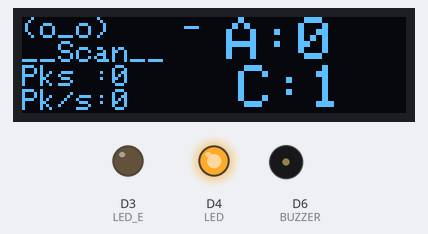
Bench run of a sketch on a simulated ESP8266 (NodeMCU). Parts: 128×32 one-colour display, output pins drawn as LEDs (lit = HIGH), buzzer (waves = sounding, pin HIGH). The display library's start-up logo is not drawn; what the sketch prints to the serial monitor is not drawn.

Above: at 1.8 s.
At 6.6 s:
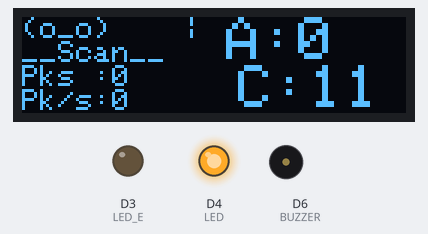
At 11.1 s:
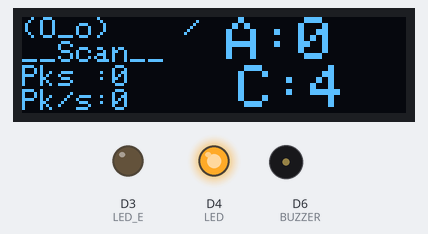
At 20.3 s:
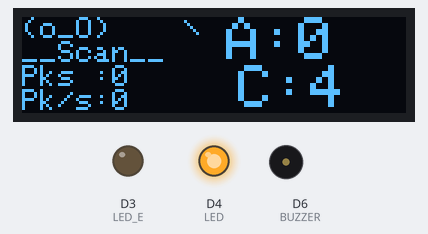
At 29.6 s:
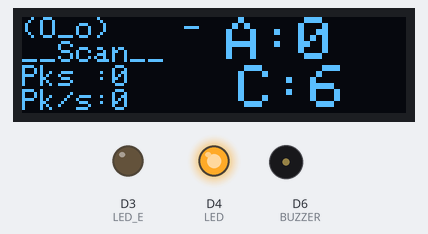
At 39.1 s:
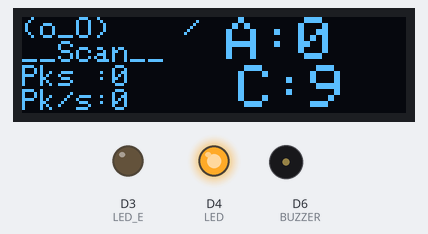

The sketch:

deauth_detector_buzzer_display_extLED.ino
```cpp
// (licence header left out)
// include necessary libraries
#include <ESP8266WiFi.h>

#include <SPI.h>
#include <Wire.h>
#include <Adafruit_GFX.h>
#include <Adafruit_SSD1306.h>


// include ESP8266 Non-OS SDK functions
extern "C" {
#include "user_interface.h"
}

// ===== SETTINGS ===== //
#define LED 2              /* LED pin (2=built-in LED) */
#define LED_E D3 //D3 to 0 s D4 to GPIO2 //D0 lub 16           /* External LED pin */

#define BUZZER D6 //D7 na nodeMCU          /* Buzzer pin */
#define SPEED 1.5          /* Song speed, the bigger the number the slower the song */

#define LED_INVERT true    /* Invert HIGH/LOW for LED */
#define LED_E_INVERT false    /* Invert HIGH/LOW for LED */
#define SERIAL_BAUD 115200 /* Baudrate for serial communication */
#define CH_TIME 140        /* Scan time (in ms) per channel */
#define PKT_RATE 5         /* Min. packets before it gets recognized as an attack */
#define PKT_TIME 1         /* Min. interval (CH_TIME*CH_RANGE) before it gets recognized as an attack */


#define SCREEN_WIDTH 128 // OLED display width, in pixels
#define SCREEN_HEIGHT 32 // OLED display height, in pixels

// Declaration for an SSD1306 display connected to I2C (SDA, SCL pins)
// The pins for I2C are defined by the Wire-library.
// On an arduino UNO:       A4(SDA), A5(SCL)
// On an arduino MEGA 2560: 20(SDA), 21(SCL)
// On an arduino LEONARDO:   2(SDA),  3(SCL), ...
#define OLED_RESET     LED_BUILTIN // Reset pin # (or -1 if sharing Arduino reset pin)

//#define OLED_RESET     -1 // Reset pin # (or -1 if sharing Arduino reset pin)
#define SCREEN_ADDRESS 0x3C ///< See datasheet for Address; 0x3D for 128x64, 0x3C for 128x32
Adafruit_SSD1306 display(SCREEN_WIDTH, SCREEN_HEIGHT, &Wire, OLED_RESET);

// Channels to scan on (US=1-11, EU=1-13, JAP=1-14)
const short channels[] = { 1,2,3,4,5,6,7,8,9,10,11,12,13/*,14*/ };
const String spin = "-\\|/";


// ===== Runtime variables ===== //
int ch_index { 0 };               // Current index of channel array
int packet_rate { 0 };            // Deauth packet counter (resets with each update)
int attack_counter { 0 };         // Attack counter
unsigned long update_time { 0 };  // Last update time
unsigned long update_time_display { 0 };  // Last update for display
unsigned long ch_time { 0 };      // Last channel hop time

unsigned long total_attack_counter { 0 }; //Total attacks counter
bool led_ext_blink { false };

bool ATTACK { false }; //
int cc2 { 0 };                    // Another counter
int cc3 { 0 };                    // Another counter
int packets_count { 0 };          // Last Deauth packets counts

unsigned long song_time { 0 };    // Last song update
bool song_playing { false };      // If a song is currently playing
int note_index { 0 };             // Index of note that is currently playing
int note_time { 0 };              // The amount of time (ms) a note is played

// ===== Notes ===== //
// Borrowed with <3 from here: https://github.com/xitangg/-Pirates-of-the-Caribbean-Theme-Song
#define NOTE_C4  262
#define NOTE_D4  294
#define NOTE_E4  330
#define NOTE_F4  349
#define NOTE_G4  392
#define NOTE_A4  440
#define NOTE_B4  494
#define NOTE_C5  523
#define NOTE_D5  587
#define NOTE_E5  659
#define NOTE_F5  698
#define NOTE_G5  784
#define NOTE_A5  880
#define NOTE_B5  988

int notes[] {
   NOTE_E4, NOTE_G4, NOTE_A4, NOTE_A4, 0,
   NOTE_A4, NOTE_B4, NOTE_C5, NOTE_C5, 0,
   NOTE_C5, NOTE_D5, NOTE_B4, NOTE_B4, 0,
   NOTE_A4, NOTE_G4, NOTE_A4, 0,

   NOTE_E4, NOTE_G4, NOTE_A4, NOTE_A4, 0,
   NOTE_A4, NOTE_B4, NOTE_C5, NOTE_C5, 0,
   NOTE_C5, NOTE_D5, NOTE_B4, NOTE_B4, 0,
   NOTE_A4, NOTE_G4, NOTE_A4, 0,

   NOTE_E4, NOTE_G4, NOTE_A4, NOTE_A4, 0,
   NOTE_A4, NOTE_C5, NOTE_D5, NOTE_D5, 0,
   NOTE_D5, NOTE_E5, NOTE_F5, NOTE_F5, 0,
   NOTE_E5, NOTE_D5, NOTE_E5, NOTE_A4, 0,

   NOTE_A4, NOTE_B4, NOTE_C5, NOTE_C5, 0,
   NOTE_D5, NOTE_E5, NOTE_A4, 0,
   NOTE_A4, NOTE_C5, NOTE_B4, NOTE_B4, 0,
   NOTE_C5, NOTE_A4, NOTE_B4, 0,

   NOTE_A4, NOTE_A4,
   //Repeat of first part
   NOTE_A4, NOTE_B4, NOTE_C5, NOTE_C5, 0,
   NOTE_C5, NOTE_D5, NOTE_B4, NOTE_B4, 0,
   NOTE_A4, NOTE_G4, NOTE_A4, 0,

   NOTE_E4, NOTE_G4, NOTE_A4, NOTE_A4, 0,
   NOTE_A4, NOTE_B4, NOTE_C5, NOTE_C5, 0,
   NOTE_C5, NOTE_D5, NOTE_B4, NOTE_B4, 0,
   NOTE_A4, NOTE_G4, NOTE_A4, 0,

   NOTE_E4, NOTE_G4, NOTE_A4, NOTE_A4, 0,
   NOTE_A4, NOTE_C5, NOTE_D5, NOTE_D5, 0,
   NOTE_D5, NOTE_E5, NOTE_F5, NOTE_F5, 0,
   NOTE_E5, NOTE_D5, NOTE_E5, NOTE_A4, 0,

   NOTE_A4, NOTE_B4, NOTE_C5, NOTE_C5, 0,
   NOTE_D5, NOTE_E5, NOTE_A4, 0,
   NOTE_A4, NOTE_C5, NOTE_B4, NOTE_B4, 0,
   NOTE_C5, NOTE_A4, NOTE_B4, 0,
   //End of Repeat

   NOTE_E5, 0, 0, NOTE_F5, 0, 0,
   NOTE_E5, NOTE_E5, 0, NOTE_G5, 0, NOTE_E5, NOTE_D5, 0, 0,
   NOTE_D5, 0, 0, NOTE_C5, 0, 0,
   NOTE_B4, NOTE_C5, 0, NOTE_B4, 0, NOTE_A4,

   NOTE_E5, 0, 0, NOTE_F5, 0, 0,
   NOTE_E5, NOTE_E5, 0, NOTE_G5, 0, NOTE_E5, NOTE_D5, 0, 0,
   NOTE_D5, 0, 0, NOTE_C5, 0, 0,
   NOTE_B4, NOTE_C5, 0, NOTE_B4, 0, NOTE_A4
};

int duration[] {
  125, 125, 250, 125, 125,
  125, 125, 250, 125, 125,
  125, 125, 250, 125, 125,
  125, 125, 375, 125,

  125, 125, 250, 125, 125,
  125, 125, 250, 125, 125,
  125, 125, 250, 125, 125,
  125, 125, 375, 125,

  125, 125, 250, 125, 125,
  125, 125, 250, 125, 125,
  125, 125, 250, 125, 125,
  125, 125, 125, 250, 125,

  125, 125, 250, 125, 125,
  250, 125, 250, 125,
  125, 125, 250, 125, 125,
  125, 125, 375, 375,

  250, 125,
  //Rpeat of First Part
  125, 125, 250, 125, 125,
  125, 125, 250, 125, 125,
  125, 125, 375, 125,

  125, 125, 250, 125, 125,
  125, 125, 250, 125, 125,
  125, 125, 250, 125, 125,
  125, 125, 375, 125,

  125, 125, 250, 125, 125,
  125, 125, 250, 125, 125,
  125, 125, 250, 125, 125,
  125, 125, 125, 250, 125,

  125, 125, 250, 125, 125,
  250, 125, 250, 125,
  125, 125, 250, 125, 125,
  125, 125, 375, 375,
  //End of Repeat

  250, 125, 375, 250, 125, 375,
  125, 125, 125, 125, 125, 125, 125, 125, 375,
  250, 125, 375, 250, 125, 375,
  125, 125, 125, 125, 125, 500,

  250, 125, 375, 250, 125, 375,
  125, 125, 125, 125, 125, 125, 125, 125, 375,
  250, 125, 375, 250, 125, 375,
  125, 125, 125, 125, 125, 500
};


// ===== Sniffer function ===== //
void sniffer(uint8_t *buf, uint16_t len) {
  if (!buf || len < 28) return; // Drop packets without MAC header

  byte pkt_type = buf[12]; // second half of frame control field
  //byte* addr_a = &buf[16]; // first MAC address
  //byte* addr_b = &buf[22]; // second MAC address

  // If captured packet is a deauthentication or dissassociaten frame
  if (pkt_type == 0xA0 || pkt_type == 0xC0) {
    ++packet_rate;
  }
}

void display_string(String input){
  String msg;
  String msg2;

  short ch = channels[ch_index];

  if (ATTACK != true) {
    if (cc3 <= 10){msg = "(o_o)";}
    else if (10 < cc3 and cc3 <= 20){msg = "(O_o)";}
    else if (20 < cc3 and cc3 <= 30){msg = "(O_O)";}
    else if (30 < cc3 and cc3 <= 40){msg = "(o_O)";}
  }
  else{
    msg = "(^v^)";
  }

  msg = msg + "    " + String(spin[cc2]) + "\n";
  msg = msg + input + "\n";
  msg = msg + "Pks :" + String(packets_count)+"\n";
  msg = msg + "Pk/s:" + String(packet_rate)+"\n";
  msg2 = "A:" + String(total_attack_counter) + "\n      C:" + String(ch);
  display.setCursor(0,0);
  display.println(msg);
  display.setTextSize(2);
  display.setCursor(68,0);
  display.println(msg2);
  display.setTextSize(1);
  display.display();
  display.clearDisplay();
}

// ===== Attack detection functions ===== //
void attack_started() {
  song_playing = true;
  note_index = 0;
  note_time = duration[note_index] * SPEED;
  total_attack_counter++;

  digitalWrite(LED, !LED_INVERT); // turn LED on
  digitalWrite(LED_E, !LED_E_INVERT); // turn LED on
  ATTACK = true;
  packets_count = 0;
  Serial.println("ATTACK DETECTED");
}

void attack_stopped() {
  song_playing = false;
  noTone(BUZZER); // Stop playing

  digitalWrite(LED, LED_INVERT); // turn LED off
  digitalWrite(LED_E, LED_E_INVERT); // turn LED off
  ATTACK = false;
  Serial.println("ATTACK STOPPED");
}

// ===== Setup ===== //
void setup() {
  Serial.begin(SERIAL_BAUD); // Start serial communication

  pinMode(LED, OUTPUT); // Enable LED pin
  pinMode(LED_E, OUTPUT); // Enable LED_E pin
  digitalWrite(LED, LED_INVERT);
  digitalWrite(LED_E, LED_E_INVERT);

  pinMode(BUZZER, OUTPUT); // Init buzzer pin

  Serial.println();
  Serial.println("Init");

  // Wait for display
  delay(500);

  // SSD1306_SWITCHCAPVCC = generate display voltage from 3.3V internally
  if(!display.begin(SSD1306_SWITCHCAPVCC, SCREEN_ADDRESS)) {
    Serial.println(F("SSD1306 allocation failed"));
    for(;;); // Don't proceed, loop forever
  }

  WiFi.disconnect();                   // Disconnect from any saved or active WiFi connections
  wifi_set_opmode(STATION_MODE);       // Set device to client/station mode
  wifi_set_promiscuous_rx_cb(sniffer); // Set sniffer function
  wifi_set_channel(channels[0]);        // Set channel
  wifi_promiscuous_enable(true);       // Enable sniffer

  display.display();
  delay(1000); // Pause for 2 seconds

  // Clear the buffer
  display.clearDisplay();
  display.setTextSize(1);
  display.setTextColor(WHITE);

  Serial.println("Started \\o/");
}

// ===== Loop ===== //
void loop() {
  unsigned long current_time = millis(); // Get current time (in ms)

  // Update each second (or scan-time-per-channel * channel-range)
  if (current_time - update_time >= (sizeof(channels)*CH_TIME)) {
    update_time = current_time; // Update time variable

    // When detected deauth packets exceed the minimum allowed number
    if (packet_rate >= PKT_RATE) {
      ++attack_counter; // Increment attack counter
    } else {
      if(attack_counter >= PKT_TIME) attack_stopped();
      attack_counter = 0; // Reset attack counter
    }

    // When attack exceeds minimum allowed time
    if (attack_counter == PKT_TIME) {
      attack_started();
    }

//    if (packet_rate != 0) {
//      packets_count = int(packet_rate);
//    }

    Serial.print("Packets/s: ");
    Serial.print(packet_rate);
    Serial.print(", Attacks: ");
    Serial.println(total_attack_counter);

    packet_rate = 0; // Reset packet rate
  }


  if (current_time - update_time_display >= 500) {
    update_time_display = current_time; // Update time variable
    if (ATTACK == true){
          packets_count += int(packet_rate);
          display_string("!Attack!");
          led_ext_blink = !led_ext_blink;
          digitalWrite(LED_E, led_ext_blink); // turn LED off

    }
    else{
          display_string("__Scan__");
    }
    // counters for display stuff
    cc2 += 1;
    if (cc2 == 4) { cc2 = 0;}
    cc3 += 1;
    if (cc3 == 41) { cc3 = 0;}

  }
  // Channel hopping
  if (sizeof(channels) > 1 && current_time - ch_time >= CH_TIME) {
    ch_time = current_time; // Update time variable

    // Get next channel
    ch_index = (ch_index+1) % (sizeof(channels)/sizeof(channels[0]));
    short ch = channels[ch_index];

    // Set channel
    //Serial.print("Set channel to ");
    //Serial.println(ch);
    wifi_set_channel(ch);
  }

  if(song_playing && current_time - song_time >= note_time) {
    song_time = current_time;

    note_index = (note_index+1) % (sizeof(notes)/sizeof(notes[0]));
    note_time = duration[note_index] * SPEED;

    tone(BUZZER, notes[note_index], note_time);
  }
}
```

Measured:
- what the display in image 0 shows lasts 0.5 s, from 1.6 s to 2.1 s
